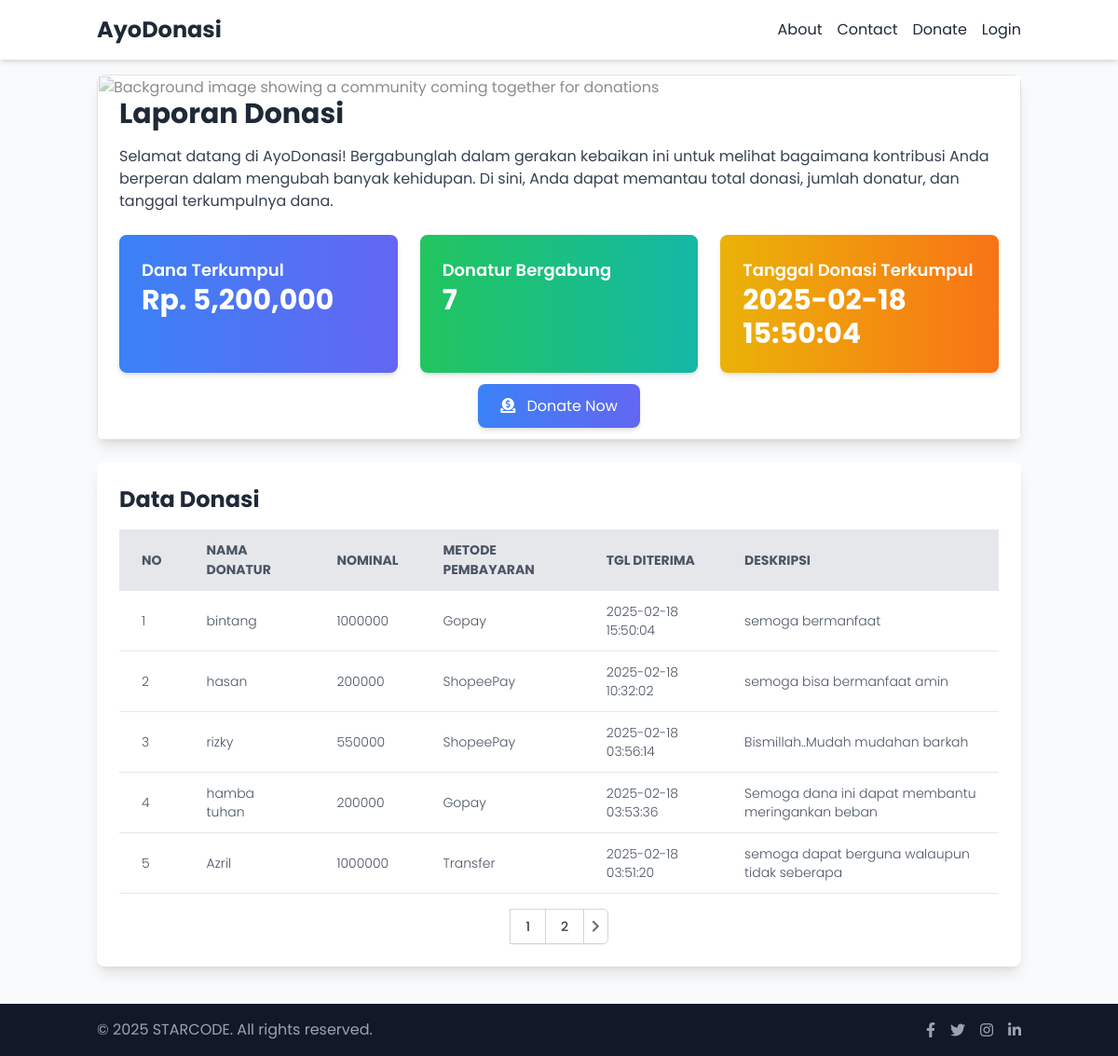
The page / on the database its author committed.
### tables this page shows
CREATE TABLE `donatur` (
  `id` int NOT NULL,
  `nama` varchar(50) NOT NULL,
  `nominal` decimal(10,0) NOT NULL,
  `metode` enum('ShopeePay','Gopay','Transfer') NOT NULL,
  `bukti` varchar(50) DEFAULT NULL,
  `deskripsi` varchar(50) DEFAULT NULL,
  `tanggal_diterima` timestamp NOT NULL DEFAULT CURRENT_TIMESTAMP
);

### function/koneksi.php (called while the page is built)
<?php
$hostname = 'localhost';
$username = 'root';
$password = '';
$database = 'donasi';
try {
   $conn = mysqli_connect($hostname, $username, $password, $database);
} catch (Exception $e) {
    echo "<b>koneksi gagal : <b/>" . $e;
}
function query($query) {
    global $conn;
    $result = mysqli_query($conn, $query);
    $rows = [];
    while( $row = mysqli_fetch_assoc($result) ) {
      $rows[] = $row;
  }
  return $rows;
}
?>

### function/copyright.php (called while the page is built)
<?php
$copyright = "2025 STARCODE. All rights reserved.";
?>

### index.php (the view, shortened to what this page needs)
<?php
require_once "function/koneksi.php";
require_once "function/copyright.php";
$jumlahdataperhalaman = 5;
$jumlahdata = count(query("SELECT * FROM donatur"));
$jumlahhalaman = ceil($jumlahdata / $jumlahdataperhalaman);
$halamanaktif = (isset($_GET["halaman"])) ? $_GET["halaman"] : 1;
$awaldata = ($jumlahdataperhalaman * $halamanaktif) - $jumlahdataperhalaman;
$donatur = query("SELECT * FROM donatur ORDER BY id DESC LIMIT $awaldata, $jumlahdataperhalaman");
$nomorID = $awaldata + 1;
?>
<html lang="en">
<head>
    <script src="https://cdn.tailwindcss.com"></script>
    <link rel="stylesheet" href="https://cdnjs.cloudflare.com/ajax/libs/font-awesome/5.15.3/css/all.min.css"></link>
</head>
<body class="bg-gray-50 flex flex-col min-h-screen">
    <nav class="bg-white shadow-md">
        <div class="container mx-auto p-4 flex justify-between items-center">
            <a href="#" class="text-2xl font-bold text-gray-800 slide-in">AyoDonasi</a>
            <div class="hidden md:flex space-x-4">
                <a href="about.php" class="text-gray-800 hover:text-blue-600 slide-in">About</a>
                <a href="https://ribin.my.id/" class="text-gray-800 hover:text-blue-600 slide-in">Contact</a>
                <a href="tambah_donasi.php" class="text-gray-800 hover:text-blue-600 slide-in">Donate</a>
                <a href="login.php" class="text-gray-800 hover:text-blue-600 slide-in">Login</a>
            </div>
        </div>
    </nav>
    <div class="container mx-auto p-4 flex-grow">
        <div class="bg-white shadow-lg rounded-lg p-6 mb-6 relative fade-in">
            <img alt="Background image showing a community coming together for donations" class="absolute inset-0 w-full h-full object-cover opacity-45 rounded-lg" height="300" src="https://storage.googleapis.com/a1aa/image/De-fNLiTkyYCGNilri06yVoDji1TLH8Ya6FcRzlW0Dc.jpg" width="1200"/>
            <div class="relative z-10">
                <h1 class="text-3xl font-bold mb-4 text-gray-800 bounce-in">Laporan Donasi</h1>
                <p class="text-gray-700 mb-6 slide-in">Selamat datang di AyoDonasi! Bergabunglah dalam gerakan kebaikan ini untuk melihat bagaimana kontribusi Anda berperan dalam mengubah banyak kehidupan. Di sini, Anda dapat memantau total donasi, jumlah donatur, dan tanggal terkumpulnya dana.</p>
                <div class="grid grid-cols-1 md:grid-cols-3 gap-6">
                    <div class="bg-gradient-to-r from-blue-500 to-indigo-500 text-white p-6 rounded-lg shadow-md slide-in">
                        <h2 class="text-lg font-semibold">Dana Terkumpul</h2>
                        <p class="text-3xl font-bold" id="dana-terkumpul"></p>
                    </div>
                    <div class="bg-gradient-to-r from-green-500 to-teal-500 text-white p-6 rounded-lg shadow-md slide-in">
                        <h2 class="text-lg font-semibold">Donatur Bergabung</h2>
                        <p class="text-3xl font-bold" id="donatur-bergabung"></p>
                    </div>
                    <div class="bg-gradient-to-r from-yellow-500 to-orange-500 text-white p-6 rounded-lg shadow-md slide-in">
                    <?php
                            $query = "SELECT tanggal_diterima FROM donatur ORDER BY tanggal_diterima DESC LIMIT 1";
                            $result = mysqli_query($conn, $query);
                            $tanggal_diterima = mysqli_fetch_assoc($result);
                    ?>
                        <h2 class="text-lg font-semibold">Tanggal Donasi Terkumpul</h2>
                        <p class="text-3xl font-bold" id="tanggal-donasi">
                        <?php echo $tanggal_diterima['tanggal_diterima']; ?>
                        </p>
                    </div>
                </div>
                <div class="mt-6 text-center">
                    <a href="tambah_donasi.php" class="bg-gradient-to-r from-blue-500 to-indigo-500 text-white px-6 py-3 rounded-lg shadow-md hover:from-blue-600 hover:to-indigo-600 transition duration-300 bounce-in">
                        <i class="fas fa-donate mr-2"></i> Donate Now
                    </a>
                </div>
            </div>
        </div>
        <div class="bg-white shadow-lg rounded-lg p-6 fade-in">
            <h2 class="text-2xl font-bold mb-4 text-gray-800 bounce-in">Data Donasi</h2>
            <div class="overflow-x-auto">
                <table class="min-w-full bg-white rounded-lg">
                    <thead>
                        <tr class="bg-gray-200 text-gray-600 uppercase text-sm leading-normal">
                            <th class="py-3 px-6 text-left">No</th>
                            <th class="py-3 px-6 text-left">Nama Donatur</th>
                            <th class="py-3 px-6 text-left">Nominal</th>
                            <th class="py-3 px-6 text-left">Metode Pembayaran</th>
                            <th class="py-3 px-6 text-left">Tgl Diterima</th>
                            <th class="py-3 px-6 text-left">Deskripsi</th>
                        </tr>
                    </thead>
                    <tbody class="text-gray-600 text-sm font-light">
                        <?php foreach($donatur as $row) : ?>
                        <tr class="border-b border-gray-200 hover:bg-gray-100">
                            <td class="py-3 px-6 text-left"><?= $nomorID++; ?></td>
                            <td class="py-3 px-6 text-left"><?= $row["nama"]; ?></td>
                            <td class="py-3 px-6 text-left"><?= $row["nominal"]; ?></td>
                            <td class="py-3 px-6 text-left"><?= $row["metode"]; ?></td>
                            <td class="py-3 px-6 text-left"><?= $row["tanggal_diterima"]; ?></td>
                            <td class="py-3 px-6 text-left"><?= $row["deskripsi"]; ?></td>
                        </tr>
                        <?php endforeach; ?>
                    </tbody>
                </table>
            </div>
            <div class="mt-4 flex justify-center">
                <nav class="relative z-0 inline-flex rounded-md shadow-sm -space-x-px" aria-label="Pagination">
                    <?php for($i= 1; $i <= $jumlahhalaman; $i++) : ?>
                    <?php if($i == $halamanaktif) : ?>
                    <a href="?halaman=<?= $i; ?>" class="relative inline-flex items-center px-4 py-2 border border-gray-300 bg-white text-sm font-medium text-gray-700 hover:bg-gray-50"><?= $i; ?></a>
                    <?php else : ?>
                    <a href="?halaman=<?= $i; ?>" class="relative inline-flex items-center px-4 py-2 border border-gray-300 bg-white text-sm font-medium text-gray-700 hover:bg-gray-50"><?= $i; ?></a>
                    <?php endif; ?>
                    <?php endfor; ?>
                    <?php if($halamanaktif < $jumlahhalaman) : ?>
                    <a href="?halaman=<?= $halamanaktif + 1 ; ?>" class="relative inline-flex items-center px-2 py-2 rounded-r-md border border-gray-300 bg-white text-sm font-medium text-gray-500 hover:bg-gray-50">
                        <i class="fas fa-chevron-right"></i>
                    </a>
                    <?php endif; ?>
                </nav>
            </div>
        </div>
    </div>
    <footer class="bg-gray-900 text-white mt-6">
        <div class="container mx-auto p-4 flex flex-col md:flex-row justify-between items-center">
        <p class="text-gray-400">
    &copy; <?= $copyright; ?>
    </p>
            <div class="flex space-x-4 mt-4 md:mt-0">
                <a href="notfound.html" class="text-gray-400 hover:text-white"><i class="fab fa-facebook-f"></i></a>
                <a href="notfound.html" class="text-gray-400 hover:text-white"><i class="fab fa-twitter"></i></a>
                <a href=="https://www.instagram.com/bintangrrrrrr/"  target="_blank" class="text-gray-400 hover:text-white"><i class="fab fa-instagram"></i></a>
                <a href="https://www.linkedin.com/in/bintangro/"  target="_blank" class="text-gray-400 hover:text-white"><i class="fab fa-linkedin-in"></i></a>
            </div>
        </div>
    </footer>
</body>
</html>

### index.php (style rules this page uses)
body { font-family: 'Poppins', sans-serif; }
.fade-in { animation: fadeIn 1s ease-in-out; }
.slide-in { animation: slideIn 1s ease-in-out; }
.bounce-in { animation: bounceIn 1s ease-in-out; }

### rows shown on the page
donatur: tanggal_diterima "2025-02-18 15:50:04", nama "bintang", nominal "1000000", metode "Gopay", deskripsi "semoga bermanfaat"
donatur: nama "hasan", nominal "200000", metode "ShopeePay", tanggal_diterima "2025-02-18 10:32:02", deskripsi "semoga bisa bermanfaat amin"
donatur: nama "rizky", nominal "550000", metode "ShopeePay", tanggal_diterima "2025-02-18 03:56:14", deskripsi "Bismillah..Mudah mudahan barkah"
donatur: nama "hamba tuhan", nominal "200000", metode "Gopay", tanggal_diterima "2025-02-18 03:53:36", deskripsi "Semoga dana ini dapat membantu meringankan beban"
donatur: nama "Azril", nominal "1000000", metode "Transfer", tanggal_diterima "2025-02-18 03:51:20", deskripsi "semoga dapat berguna walaupun tidak seberapa"

### other values the page prints
$copyright "2025 STARCODE. All rights reserved."
